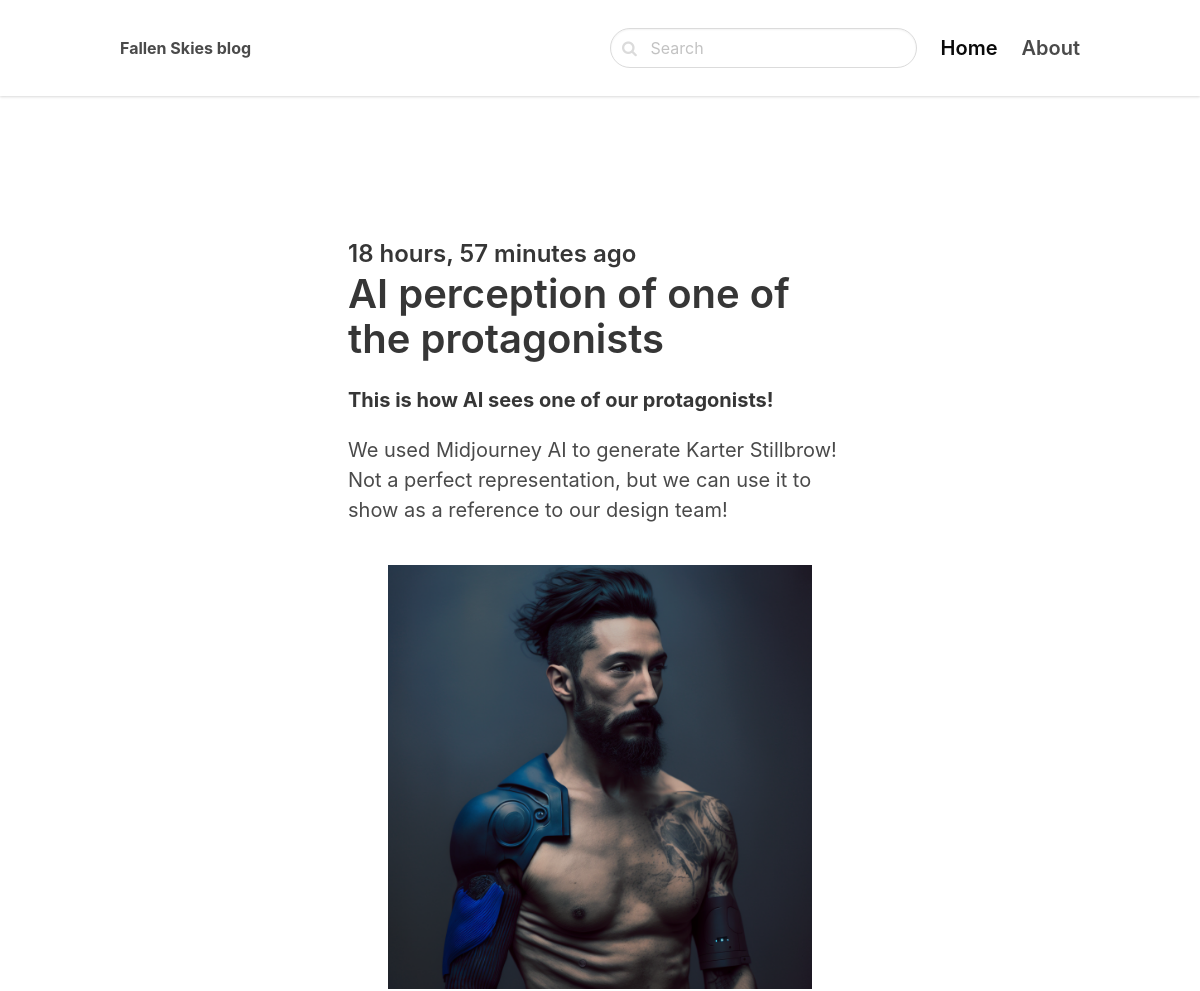
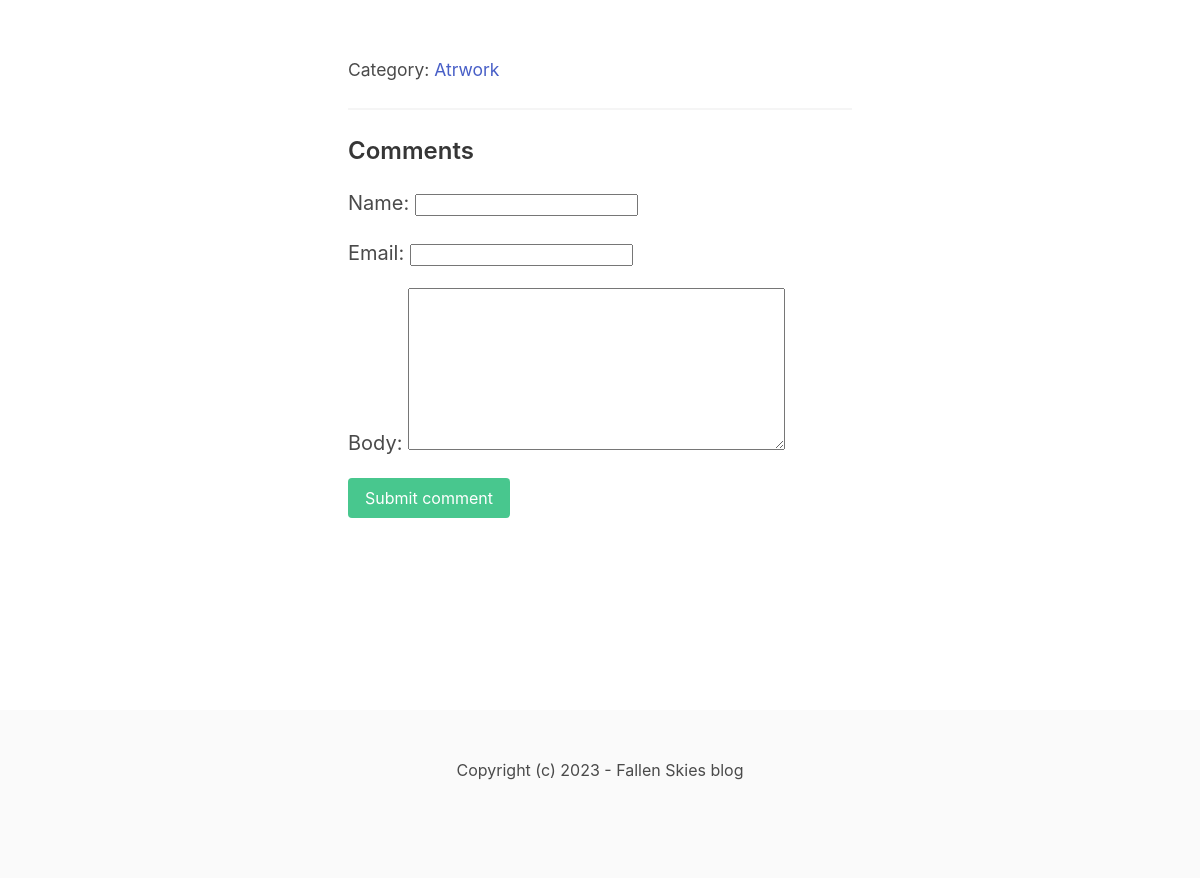
/atrwork/ai-perception-of-one-of-the-protagonists/, run on the app's committed database (2 pictures, top to bottom).
### blog/models.py (models this page shows, shortened)
class Post(models.Model):
    ACTIVE = 'active'
    DRAFT = 'draft'  # what is stored in db
    CHOICES_STATUS = (
        (ACTIVE, 'Active'), (DRAFT, 'Draft')  # what we see in admin ui
    )
    category = models.ForeignKey(Category, related_name='posts', on_delete=models.CASCADE)
    title = models.CharField(max_length=255)
    slug = models.SlugField()
    intro = models.TextField()
    body = models.TextField()
    created_at = models.DateTimeField(auto_now_add=True)
    status = models.CharField(max_length=10, choices=CHOICES_STATUS, default=ACTIVE)
    image = models.ImageField(upload_to='uploads/', blank=True, null=True)
    class Meta:
        ordering = ('-created_at',)  # show posts in reverse order

class Category(models.Model):
    title = models.CharField(max_length=255)
    slug = models.SlugField()
    class Meta:
        ordering = ('title',)
        verbose_name_plural = 'Categories'
    def __str__(self):
        return self.title

### blog/views.py (the view)
# urls.py: path('<slug:category_slug>/<slug:slug>/', views.detail, name='post_detail'),
def detail(request, category_slug, slug):  # bug fix from tutorial
    post = get_object_or_404(Post, slug=slug, status=Post.ACTIVE)
    if request.method == 'POST':
        form = CommentForm(request.POST)
        if form.is_valid():
            comment = form.save(commit=False)
            comment.post = post
            comment.save()
            return redirect('post_detail', category_slug=category_slug, slug=slug)
    else:
        form = CommentForm()
    return render(request, 'blog/detail.html', {'post': post, 'form': form})

### blog/forms.py
class CommentForm(forms.ModelForm):
    class Meta:
        model = Comment
        fields = ('name', 'email', 'body')

### blog/templates/blog/detail.html (shortened to what this page needs)
{% extends 'core/base.html' %}
{% block content %}
<section class="hero">
    <div class="hero-body">
        <div class="container">
            <section class="section">
                <div class="columns">
                    <div class="column is-8 is-offset-2">
                        <div class="content is-medium">
                            <h2 class="subtitle is-4">{{ post.created_at|timesince }} ago</h2>
                            <h1 class="title">{{ post.title }}</h1>
                            <p><strong>{{ post.intro }}</strong></p>
                            <p>{{ post.body|linebreaks }}</p>
                            {% if post.image %}
                            <figure class="image mb-6">
                                <img src="{{ post.image.url }}">
                            </figure>
                            {% endif %}
                            <p><small>Category: <a href="{% url 'category_detail' post.category.slug %}">{{ post.category }}</a></small></p>
                            <hr>
                            <h2 class="subtitle is-4">Comments</h2>
                            <form method="post" class="mb-6">
                                {{ form.as_p  }}
                                <div class="field">
                                    <div class="control">
                                        <button class="button is-success"> Submit comment</button>
                                    </div>
                                </div>
                            </form>
                        </div>
                    </div>
                </div>
            </section>
        </div>
    </div>
</section>
{% endblock %}

### data on the page
Post: created_at "18 hours, 57 minutes", title "AI perception of one of the protagonists", intro "This is how AI sees one of our protagonists!", body "We used Midjourney AI to generate Karter Stillbrow! Not a perfect representation, but we can use it to show as a reference to our design team!", image (picture), category "Atrwork"
